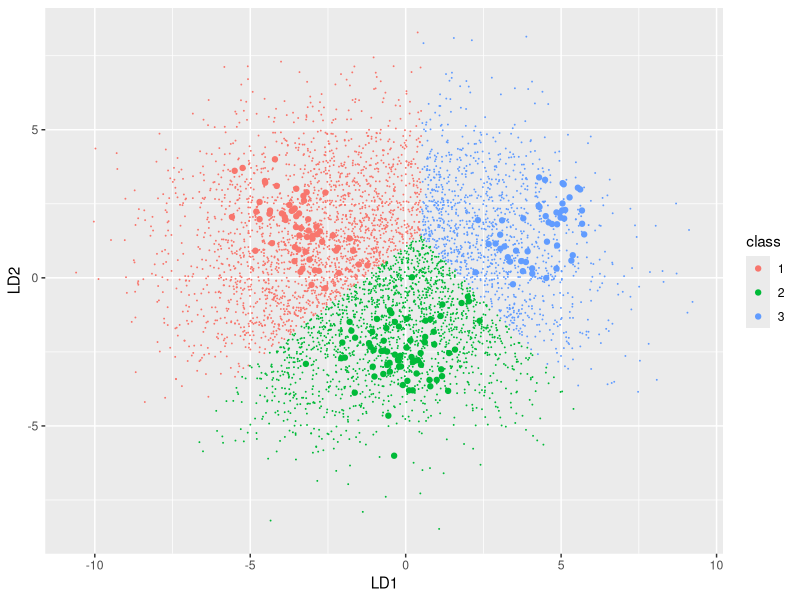

Write the R code that produced this figure.
# model answer with thanks to Naeem Majeed 2015

rpts <- function(v, pts)
{
  runif(pts, min = v[1], max = v[2]) 
}

library(MASS)
wine <- read.csv("wine.csv", sep = ",")
View(wine)
LDA <- lda(Cultivar ~ ., data = wine)
X <- data.frame(predict(LDA)$x)
X$class <- factor(ifelse(predict(LDA)$class == wine$Cultivar, as.numeric(wine$Cultivar), 0))

library(ggplot2)
color <- c("red", "green", "blue","purple")
pts <- 5000
cube <- data.frame(apply(apply(wine[,2:14],2,range),2,rpts,pts))
cube.pred <- predict(LDA,cube)
X.grid <- data.frame(cube.pred$x)
X.grid$class <- factor(as.numeric(cube.pred$class))
p <- ggplot(X, aes(x = LD1, y = LD2)) 
p <- p + geom_point(data=X.grid,aes(colour=class),size=0.002)
p <- p + geom_point(aes(colour=class),size=1.5)
p
sum(wine$Cultivar != predict(LDA)$class)



